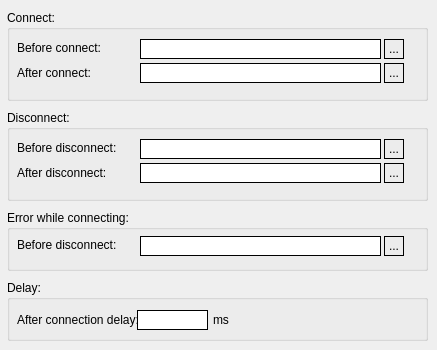
   <widget class="QWidget" name="tabScripts">
    <attribute name="title">
     <string>Scripts</string>
    </attribute>
    <widget class="QGroupBox" name="groupBox_15">
     <property name="geometry">
      <rect>
       <x>7</x>
       <y>10</y>
       <width>421</width>
       <height>91</height>
      </rect>
     </property>
     <property name="title">
      <string>Connect:</string>
     </property>
     <widget class="QLabel" name="label_34">
      <property name="geometry">
       <rect>
        <x>10</x>
        <y>30</y>
        <width>121</width>
        <height>16</height>
       </rect>
      </property>
      <property name="text">
       <string>Before connect:</string>
      </property>
     </widget>
     <widget class="QLabel" name="label_35">
      <property name="geometry">
       <rect>
        <x>10</x>
        <y>55</y>
        <width>121</width>
        <height>16</height>
       </rect>
      </property>
      <property name="text">
       <string>After connect:</string>
      </property>
     </widget>
     <widget class="QLineEdit" name="txtBeforeConnect">
      <property name="geometry">
       <rect>
        <x>133</x>
        <y>29</y>
        <width>241</width>
        <height>20</height>
       </rect>
      </property>
      <property name="styleSheet">
       <string notr="true">:enabled {border: 1px solid black; background-color: rgb(255, 255, 255);}
:disabled {border: 1px solid black; background-color: rgb(195, 195, 195);}
:hover {border: 1px solid red; }</string>
      </property>
      <property name="readOnly">
       <bool>false</bool>
      </property>
     </widget>
     <widget class="QLineEdit" name="txtAfterConnect">
      <property name="geometry">
       <rect>
        <x>133</x>
        <y>53</y>
        <width>241</width>
        <height>20</height>
       </rect>
      </property>
      <property name="styleSheet">
       <string notr="true">:enabled {border: 1px solid black; background-color: rgb(255, 255, 255);}
:disabled {border: 1px solid black; background-color: rgb(195, 195, 195);}
:hover {border: 1px solid red; }</string>
      </property>
      <property name="readOnly">
       <bool>false</bool>
      </property>
     </widget>
     <widget class="QPushButton" name="cmdBeforeConnect">
      <property name="geometry">
       <rect>
        <x>377</x>
        <y>29</y>
        <width>20</width>
        <height>20</height>
       </rect>
      </property>
      <property name="styleSheet">
       <string notr="true">:enabled {border: 1px solid black;}
::disabled {border: 1px solid black;}
:hover {background-color: rgb(195, 195, 195);}</string>
      </property>
      <property name="text">
       <string>...</string>
      </property>
     </widget>
     <widget class="QPushButton" name="cmdAfterConnect">
      <property name="geometry">
       <rect>
        <x>377</x>
        <y>53</y>
        <width>20</width>
        <height>20</height>
       </rect>
      </property>
      <property name="styleSheet">
       <string notr="true">:enabled {border: 1px solid black}
::disabled {border: 1px solid black}
:hover {background-color: rgb(195, 195, 195);}</string>
      </property>
      <property name="text">
       <string>...</string>
      </property>
     </widget>
    </widget>
    <widget class="QGroupBox" name="groupBox_16">
     <property name="geometry">
      <rect>
       <x>7</x>
       <y>110</y>
       <width>421</width>
       <height>91</height>
      </rect>
     </property>
     <property name="title">
      <string>Disconnect:</string>
     </property>
     <widget class="QLabel" name="label_38">
      <property name="geometry">
       <rect>
        <x>10</x>
        <y>30</y>
        <width>121</width>
        <height>16</height>
       </rect>
      </property>
      <property name="text">
       <string>Before disconnect:</string>
      </property>
     </widget>
     <widget class="QLabel" name="label_39">
      <property name="geometry">
       <rect>
        <x>10</x>
        <y>55</y>
        <width>121</width>
        <height>16</height>
       </rect>
      </property>
      <property name="text">
       <string>After disconnect:</string>
      </property>
     </widget>
     <widget class="QLineEdit" name="txtBeforeDisconnect">
      <property name="geometry">
       <rect>
        <x>133</x>
        <y>29</y>
        <width>241</width>
        <height>20</height>
       </rect>
      </property>
      <property name="styleSheet">
       <string notr="true">:enabled {border: 1px solid black; background-color: rgb(255, 255, 255);}
::disabled {border: 1px solid black; background-color: rgb(195, 195, 195);}
:hover {border: 1px solid red; }</string>
      </property>
      <property name="readOnly">
       <bool>false</bool>
      </property>
     </widget>
     <widget class="QLineEdit" name="txtAfterDisconnect">
      <property name="geometry">
       <rect>
        <x>133</x>
        <y>53</y>
        <width>241</width>
        <height>20</height>
       </rect>
      </property>
      <property name="styleSheet">
       <string notr="true">:enabled {border: 1px solid black; background-color: rgb(255, 255, 255);}
:disabled {border: 1px solid black; background-color: rgb(195, 195, 195);}
:hover {border: 1px solid red; }</string>
      </property>
      <property name="readOnly">
       <bool>false</bool>
      </property>
     </widget>
     <widget class="QPushButton" name="cmdBeforeDisconnect">
      <property name="geometry">
       <rect>
        <x>377</x>
        <y>29</y>
        <width>20</width>
        <height>20</height>
       </rect>
      </property>
      <property name="styleSheet">
       <string notr="true">:enabled {border: 1px solid black}
:disabled {border: 1px solid black}
:hover {background-color: rgb(195, 195, 195);}</string>
      </property>
      <property name="text">
       <string>...</string>
      </property>
     </widget>
     <widget class="QPushButton" name="cmdAfterDisconnect">
      <property name="geometry">
       <rect>
        <x>377</x>
        <y>53</y>
        <width>20</width>
        <height>20</height>
       </rect>
      </property>
      <property name="styleSheet">
       <string notr="true">:enabled {border: 1px solid black}
:disabled {border: 1px solid black}
:hover {background-color: rgb(195, 195, 195);}</string>
      </property>
      <property name="text">
       <string>...</string>
      </property>
     </widget>
    </widget>
    <widget class="QGroupBox" name="groupBox_14">
     <property name="geometry">
      <rect>
       <x>7</x>
       <y>210</y>
       <width>421</width>
       <height>61</height>
      </rect>
     </property>
     <property name="title">
      <string>Error while connecting:</string>
     </property>
     <widget class="QLabel" name="label_40">
      <property name="geometry">
       <rect>
        <x>10</x>
        <y>27</y>
        <width>121</width>
        <height>16</height>
       </rect>
      </property>
      <property name="text">
       <string>Before disconnect:</string>
      </property>
     </widget>
     <widget class="QPushButton" name="cmdErrorConnect">
      <property name="geometry">
       <rect>
        <x>377</x>
        <y>26</y>
        <width>20</width>
        <height>20</height>
       </rect>
      </property>
      <property name="styleSheet">
       <string notr="true">:enabled {border: 1px solid black}
:disabled {border: 1px solid black}
:hover {background-color: rgb(195, 195, 195);}</string>
      </property>
      <property name="text">
       <string>...</string>
      </property>
     </widget>
     <widget class="QLineEdit" name="txtErrorConnect">
      <property name="geometry">
       <rect>
        <x>133</x>
        <y>26</y>
        <width>241</width>
        <height>20</height>
       </rect>
      </property>
      <property name="styleSheet">
       <string notr="true">:enabled {border: 1px solid black; background-color: rgb(255, 255, 255);}
:disabled {border: 1px solid black; background-color: rgb(195, 195, 195);}
:hover {border: 1px solid red; }</string>
      </property>
      <property name="readOnly">
       <bool>false</bool>
      </property>
     </widget>
    </widget>
    <widget class="QGroupBox" name="groupBox_17">
     <property name="geometry">
      <rect>
       <x>7</x>
       <y>280</y>
       <width>421</width>
       <height>61</height>
      </rect>
     </property>
     <property name="title">
      <string>Delay:</string>
     </property>
     <widget class="QLabel" name="label_36">
      <property name="geometry">
       <rect>
        <x>10</x>
        <y>30</y>
        <width>121</width>
        <height>20</height>
       </rect>
      </property>
      <property name="toolTip">
       <string>This delay is sometimes necessary to ensure, that the IP from the Tap device is already set. To set the IP with DHCP maybe take some seconds after the connection is succesfully comming up. 
At least 5000 ms delay is recommended. Otherwise the after connect skript maybe didn't has a working connection.</string>
      </property>
      <property name="text">
       <string>After connection delay: </string>
      </property>
     </widget>
     <widget class="QLineEdit" name="txtScriptACDelay">
      <property name="geometry">
       <rect>
        <x>130</x>
        <y>30</y>
        <width>71</width>
        <height>20</height>
       </rect>
      </property>
      <property name="toolTip">
       <string>&lt;!DOCTYPE HTML PUBLIC &quot;-//W3C//DTD HTML 4.0//EN&quot; &quot;http://www.w3.org/TR/REC-html40/strict.dtd&quot;&gt;
&lt;html&gt;&lt;head&gt;&lt;meta name=&quot;qrichtext&quot; content=&quot;1&quot; /&gt;&lt;style type=&quot;text/css&quot;&gt;
p, li { white-space: pre-wrap; }
&lt;/style&gt;&lt;/head&gt;&lt;body style=&quot; font-family:'MS Shell Dlg 2'; font-size:8.25pt; font-weight:400; font-style:normal;&quot;&gt;
&lt;p style=&quot; margin-top:0px; margin-bottom:0px; margin-left:0px; margin-right:0px; -qt-block-indent:0; text-indent:0px;&quot;&gt;&lt;span style=&quot; font-size:8pt;&quot;&gt;This delay is sometimes necessary to ensure, that the IP from the Tap device is already set. To set the IP with DHCP maybe take some seconds after the connection is succesfully comming up. &lt;/span&gt;&lt;/p&gt;
&lt;p style=&quot; margin-top:0px; margin-bottom:0px; margin-left:0px; margin-right:0px; -qt-block-indent:0; text-indent:0px;&quot;&gt;&lt;span style=&quot; font-size:8pt;&quot;&gt;At least 5000 ms delay is recommended. Otherwise the after connect skript maybe didn't has a working connection.&lt;/span&gt;&lt;/p&gt;&lt;/body&gt;&lt;/html&gt;</string>
      </property>
      <property name="styleSheet">
       <string notr="true">:enabled {border: 1px solid black; background-color: rgb(255, 255, 255);}
:disabled {border: 1px solid black; background-color: rgb(195, 195, 195);}
:hover {border: 1px solid red; }</string>
      </property>
     </widget>
     <widget class="QLabel" name="label_37">
      <property name="geometry">
       <rect>
        <x>206</x>
        <y>32</y>
        <width>21</width>
        <height>16</height>
       </rect>
      </property>
      <property name="text">
       <string>ms</string>
      </property>
     </widget>
    </widget>
   </widget>
